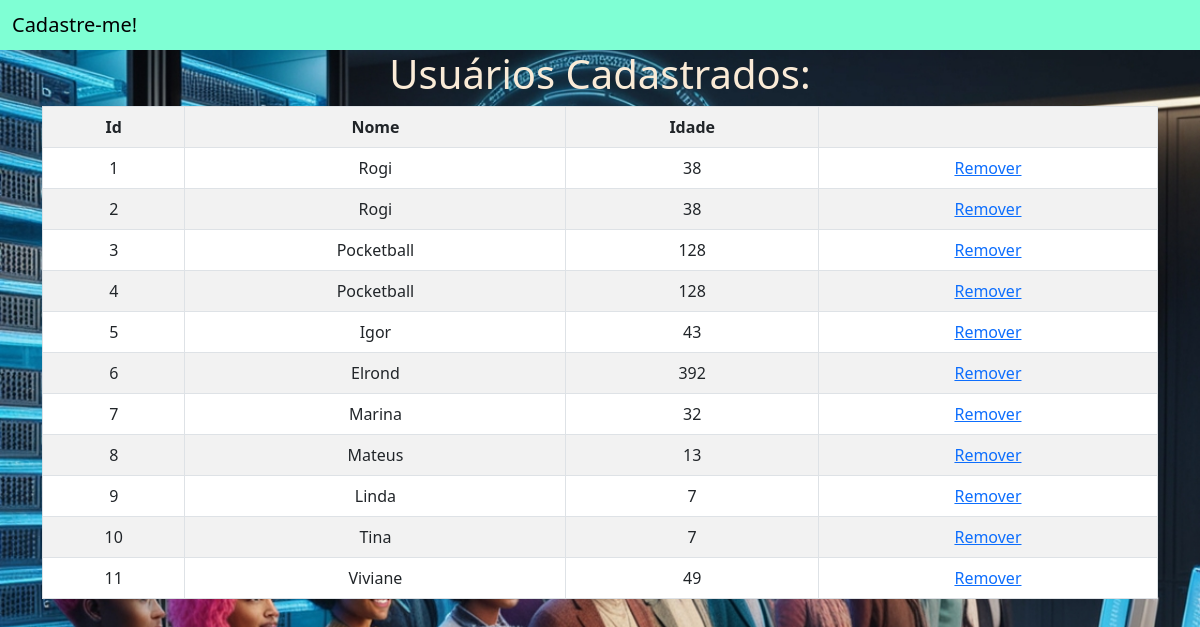
The app's page /usuarios/, older data.
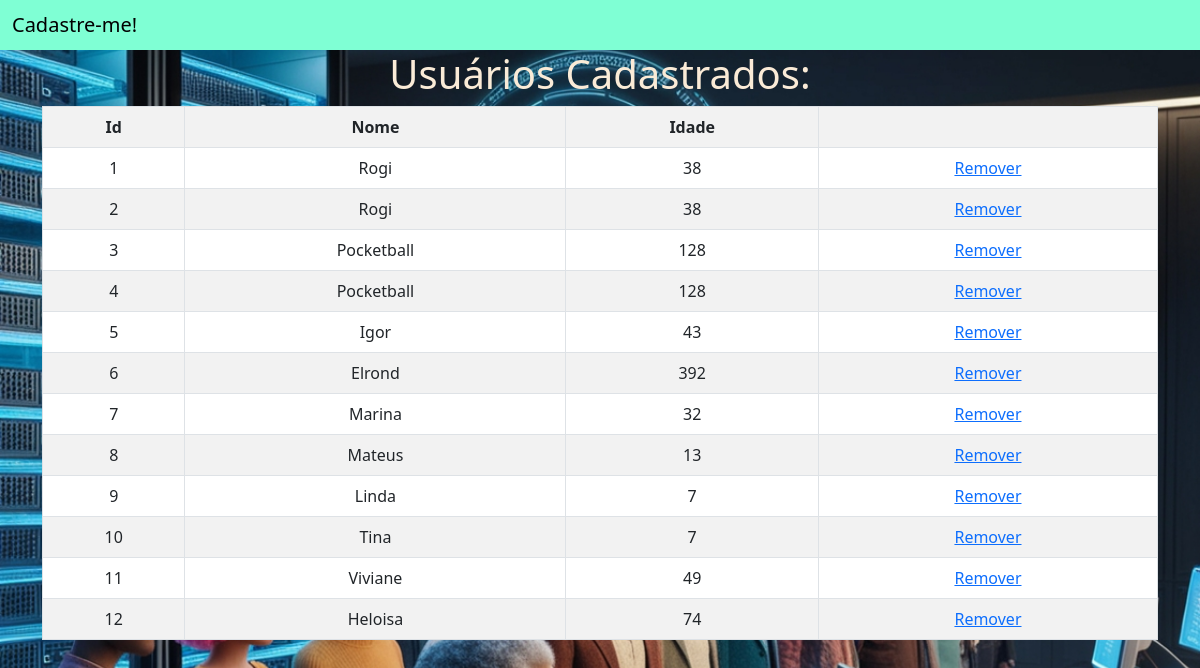
The same page, newer data.
### app_cad_usuarios/models.py (models this page shows, shortened)
class Usuario(models.Model):
    id_usuario = models.AutoField(primary_key=True)
    nome = models.TextField(max_length=255)
    idade = models.IntegerField()

### app_cad_usuarios/views.py (the view)
# urls.py: path('usuarios/', views.mostra_usuarios, name='mostra_usuarios'),
def mostra_usuarios(request):
    usuarios = {
        'usuarios': Usuario.objects.all()
    }
    return render(request, 'usuarios/usuarios.html', usuarios)

### app_cad_usuarios/templates/usuarios/usuarios.html
{% extends 'usuarios/base.html' %}
{% block conteudo %}
<div style="text-align: center;" class="container">
    <h1>Usuários Cadastrados:</h1>
    <table class="table table-bordered table-striped" bgcolor="WHITE">
        <tr>
            <th>Id</th>
            <th>Nome</th>
            <th>Idade</th>
            <th></th>
        </tr>
        {% for usuario in usuarios %}
        <tr>
            <td>{{usuario.id_usuario}}</td>
            <td>{{usuario.nome}}</td>
            <td>{{usuario.idade}}</td>
            <td><a href="confirm_remove/{{ usuario.id_usuario }}">Remover</a></td>
        </tr>
        {% endfor %}
    </table>
</div>
{% endblock %}

Row changes from the older to the newer data that the page shows:
added Usuario: id_usuario "12", nome "Heloisa", idade "74"
